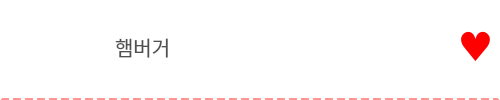
<?xml version="1.0" encoding="UTF-8"?>
<ui version="4.0">
 <class>Form</class>
 <widget class="QWidget" name="Form">
  <property name="geometry">
   <rect>
    <x>0</x>
    <y>0</y>
    <width>500</width>
    <height>100</height>
   </rect>
  </property>
  <property name="minimumSize">
   <size>
    <width>500</width>
    <height>100</height>
   </size>
  </property>
  <property name="maximumSize">
   <size>
    <width>500</width>
    <height>100</height>
   </size>
  </property>
  <property name="windowTitle">
   <string>Form</string>
  </property>
  <widget class="QWidget" name="widget" native="true">
   <property name="geometry">
    <rect>
     <x>0</x>
     <y>0</y>
     <width>500</width>
     <height>100</height>
    </rect>
   </property>
   <property name="minimumSize">
    <size>
     <width>500</width>
     <height>100</height>
    </size>
   </property>
   <property name="maximumSize">
    <size>
     <width>500</width>
     <height>100</height>
    </size>
   </property>
   <property name="styleSheet">
    <string notr="true">background-color: rgb(255, 255, 255);
border-left-color: rgb(255, 255, 255);
border-right-color: rgb(255, 255, 255);
border-top-color: rgb(255, 255, 255);
border-bottom-color: rgb(255, 148, 148);
border-width:2px;
border-style:dashed;
</string>
   </property>
   <widget class="QLabel" name="label">
    <property name="geometry">
     <rect>
      <x>10</x>
      <y>13</y>
      <width>80</width>
      <height>65</height>
     </rect>
    </property>
    <property name="styleSheet">
     <string notr="true">border-color: rgb(255, 255, 255);</string>
    </property>
    <property name="text">
     <string/>
    </property>
    <property name="pixmap">
     <pixmap>../Images/hamburger.png</pixmap>
    </property>
    <property name="scaledContents">
     <bool>true</bool>
    </property>
   </widget>
   <widget class="QLabel" name="label_2">
    <property name="geometry">
     <rect>
      <x>108</x>
      <y>21</y>
      <width>331</width>
      <height>51</height>
     </rect>
    </property>
    <property name="font">
     <font>
      <family>티머니 둥근바람 ExtraBold</family>
      <pointsize>15</pointsize>
     </font>
    </property>
    <property name="styleSheet">
     <string notr="true">border-color: rgb(255, 255, 255);
color: rgb(80, 80, 80);</string>
    </property>
    <property name="text">
     <string>햄버거</string>
    </property>
   </widget>
   <widget class="QPushButton" name="jjim_btn">
    <property name="geometry">
     <rect>
      <x>450</x>
      <y>20</y>
      <width>51</width>
      <height>51</height>
     </rect>
    </property>
    <property name="font">
     <font>
      <family>티머니 둥근바람 ExtraBold</family>
      <pointsize>30</pointsize>
     </font>
    </property>
    <property name="styleSheet">
     <string notr="true">border-color: rgb(255, 255, 255);
color: rgb(255, 0, 0);</string>
    </property>
    <property name="text">
     <string>♥</string>
    </property>
   </widget>
  </widget>
 </widget>
 <resources/>
 <connections/>
</ui>
